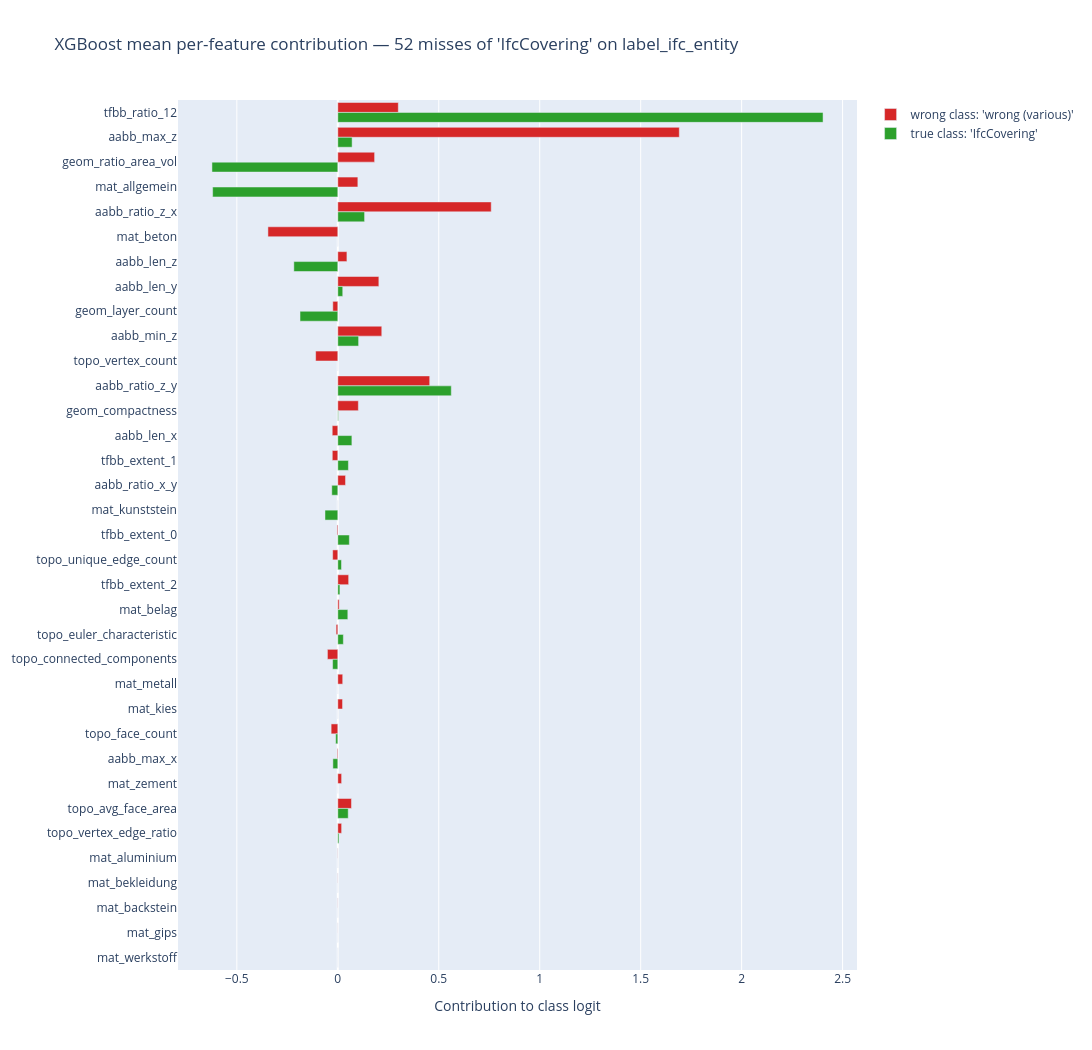

Source (notebook cell):
### Markdown cell above
### 4.2. Analyse label "ifc_entity" and target class "IfcCovering"

### Code cell
results["xgboost"]["label_ifc_entity"]["IfcCovering"] = analyze_xgb_misses(xgb_multi, full_table, xgb_features, "label_ifc_entity", "IfcCovering", LABEL_COLS, len(xgb_features))
plot_xgb_misses_contributions(xgb_multi, full_table, xgb_features, "label_ifc_entity", "IfcCovering", LABEL_COLS, len(xgb_features), save="xgb_ifc_covering_misses_contributions",chapter="evaluation")

### Figure 1 — Plotly figure (JSON) as saved in the notebook; plotly's stock layout.template omitted (floating-point values rounded to 4 significant figures)
{"data": [{"marker": {"color": "#d62728"}, "name": "wrong class: 'wrong (various)'", "orientation": "h", "type": "bar", "x": [0.2996, 1.691, 0.1822, 0.09928, 0.7599, -0.346, 0.04515, 0.2033, -0.02476, 0.2177, -0.1098, 0.4551, 0.1018, -0.02761, -0.02729, 0.03826, 0.0, -0.004099, -0.02546, 0.05371, 0.006805, -0.008386, -0.05137, 0.02433, 0.02344, -0.03297, -0.003312, 0.01885, 0.06769, 0.01891, -0.0008606, -0.0006874, -0.0006627, -0.0002967, 0.0], "y": ["tfbb_ratio_12", "aabb_max_z", "geom_ratio_area_vol", "mat_allgemein", "aabb_ratio_z_x", "mat_beton", "aabb_len_z", "aabb_len_y", "geom_layer_count", "aabb_min_z", "topo_vertex_count", "aabb_ratio_z_y", "geom_compactness", "aabb_len_x", "tfbb_extent_1", "aabb_ratio_x_y", "mat_kunststein", "tfbb_extent_0", "topo_unique_edge_count", "tfbb_extent_2", "mat_belag", "topo_euler_characteristic", "topo_connected_components", "mat_metall", "mat_kies", "topo_face_count", "aabb_max_x", "mat_zement", "topo_avg_face_area", "topo_vertex_edge_ratio", "mat_aluminium", "mat_bekleidung", "mat_backstein", "mat_gips", "mat_werkstoff"]}, {"marker": {"color": "#2ca02c"}, "name": "true class: 'IfcCovering'", "orientation": "h", "type": "bar", "x": [2.403, 0.0709, -0.6233, -0.6199, 0.1326, 0.0, -0.2177, 0.02447, -0.1871, 0.103, 0.0, 0.562, 0.002885, 0.06977, 0.05249, -0.02977, -0.06352, 0.05712, 0.01828, 0.01044, 0.0496, 0.02747, -0.02579, 0.0, 0.0, -0.01049, -0.02437, 0.0, 0.05155, 0.005702, 0.0, 0.0, 0.0, 0.0, 0.0], "y": ["tfbb_ratio_12", "aabb_max_z", "geom_ratio_area_vol", "mat_allgemein", "aabb_ratio_z_x", "mat_beton", "aabb_len_z", "aabb_len_y", "geom_layer_count", "aabb_min_z", "topo_vertex_count", "aabb_ratio_z_y", "geom_compactness", "aabb_len_x", "tfbb_extent_1", "aabb_ratio_x_y", "mat_kunststein", "tfbb_extent_0", "topo_unique_edge_count", "tfbb_extent_2", "mat_belag", "topo_euler_characteristic", "topo_connected_components", "mat_metall", "mat_kies", "topo_face_count", "aabb_max_x", "mat_zement", "topo_avg_face_area", "topo_vertex_edge_ratio", "mat_aluminium", "mat_bekleidung", "mat_backstein", "mat_gips", "mat_werkstoff"]}], "layout": {"barmode": "group", "height": 1050, "margin": {}, "title": {"text": "XGBoost mean per-feature contribution — 52 misses of 'IfcCovering' on label_ifc_entity"}, "width": 1400, "xaxis": {"title": {"text": "Contribution to class logit"}}, "yaxis": {"autorange": "reversed"}}}
